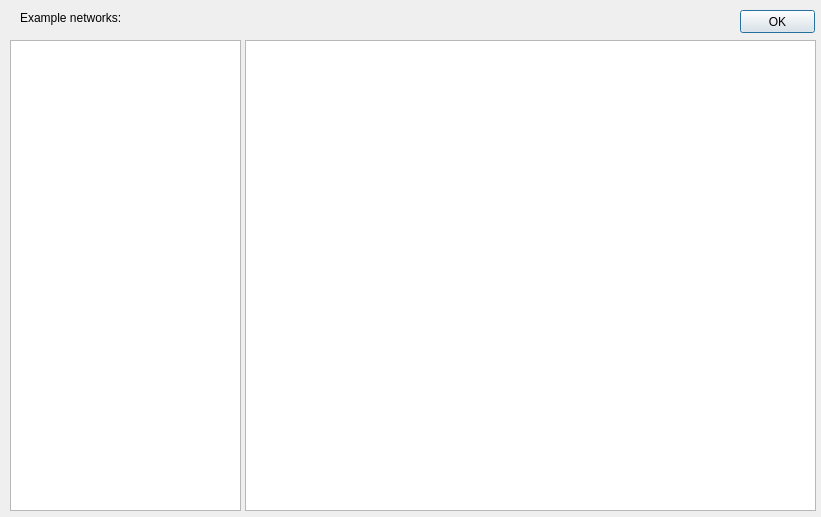
<?xml version="1.0" encoding="UTF-8"?>
<ui version="4.0">
 <class>ExampleNetworkDialog</class>
 <widget class="QDialog" name="ExampleNetworkDialog">
  <property name="geometry">
   <rect>
    <x>0</x>
    <y>0</y>
    <width>821</width>
    <height>517</height>
   </rect>
  </property>
  <property name="windowTitle">
   <string>ExampleNetworkDialog</string>
  </property>
  <widget class="QListWidget" name="listWidget">
   <property name="geometry">
    <rect>
     <x>10</x>
     <y>40</y>
     <width>231</width>
     <height>471</height>
    </rect>
   </property>
  </widget>
  <widget class="QLabel" name="label">
   <property name="geometry">
    <rect>
     <x>20</x>
     <y>10</y>
     <width>121</width>
     <height>16</height>
    </rect>
   </property>
   <property name="text">
    <string>Example networks:</string>
   </property>
  </widget>
  <widget class="QGraphicsView" name="graphicsView">
   <property name="geometry">
    <rect>
     <x>245</x>
     <y>40</y>
     <width>571</width>
     <height>471</height>
    </rect>
   </property>
   <property name="viewportUpdateMode">
    <enum>QGraphicsView::FullViewportUpdate</enum>
   </property>
   <property name="optimizationFlags">
    <set>QGraphicsView::DontAdjustForAntialiasing</set>
   </property>
  </widget>
  <widget class="QPushButton" name="okBtn">
   <property name="geometry">
    <rect>
     <x>740</x>
     <y>10</y>
     <width>75</width>
     <height>23</height>
    </rect>
   </property>
   <property name="text">
    <string>OK</string>
   </property>
  </widget>
 </widget>
 <layoutdefault spacing="6" margin="11"/>
 <resources/>
 <connections/>
</ui>
